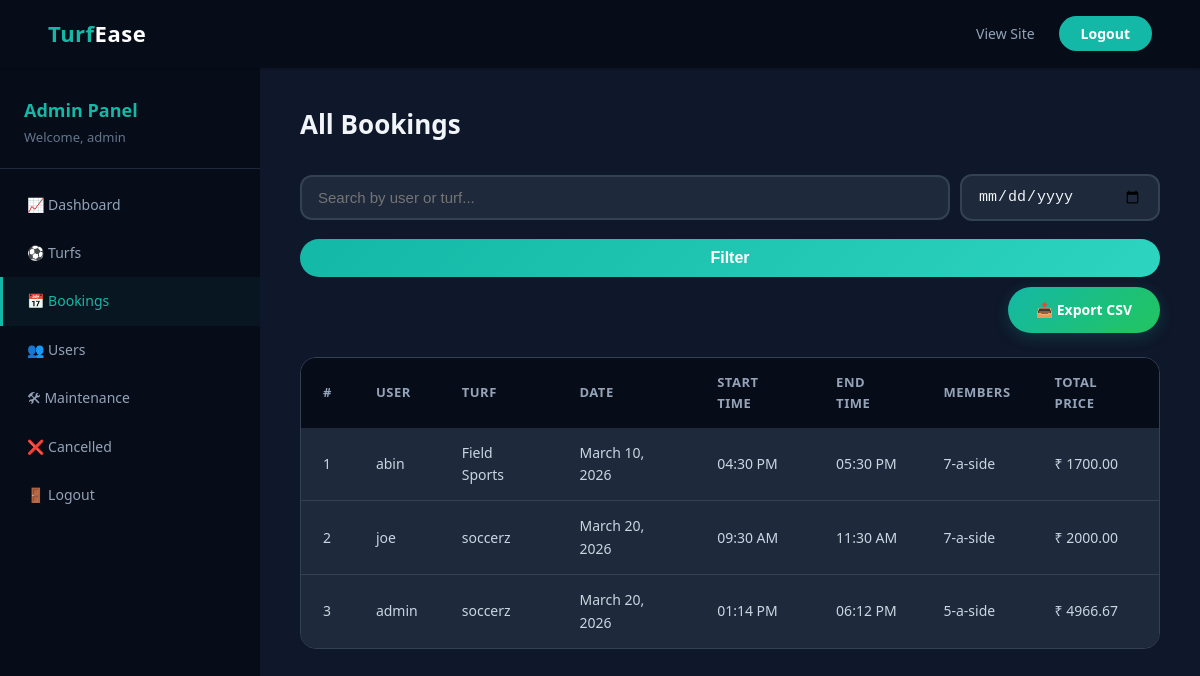
The page /admin-dashboard/bookings/ (signed in) on the database as committed earlier.
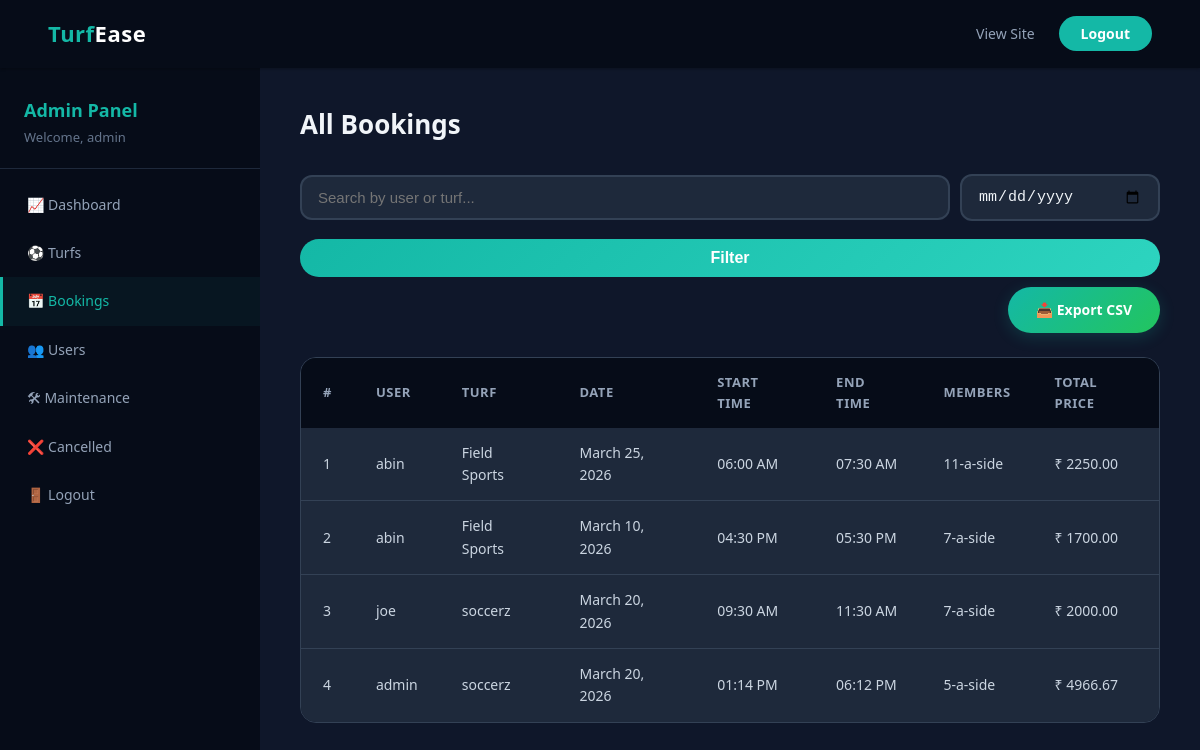
The same page on the database as committed later.
### bookings/models.py (models this page shows, shortened)
class Booking(models.Model):
    MEMBER_CHOICES = [
        (5, '5-a-side'),
        (7, '7-a-side'),
        (11, '11-a-side'),
    ]
    user = models.ForeignKey(User, on_delete=models.CASCADE, related_name='bookings')
    turf = models.ForeignKey(Turf, on_delete=models.CASCADE, related_name='bookings')
    booking_date = models.DateField()
    start_time = models.TimeField()
    end_time = models.TimeField()
    members = models.PositiveIntegerField(choices=MEMBER_CHOICES, default=5)
    total_price = models.DecimalField(max_digits=10, decimal_places=2)
    created_at = models.DateTimeField(auto_now_add=True)
    class Meta:
        ordering = ['-created_at']

### turfs/models.py (models this page shows, shortened)
class Turf(models.Model):
    name = models.CharField(max_length=200)
    location = models.CharField(max_length=300)
    description = models.TextField()
    price_per_hour = models.DecimalField(max_digits=10, decimal_places=2)
    price_5a_side = models.DecimalField(max_digits=10, decimal_places=2, default=0, help_text='Additional fixed price for 5-a-side teams')
    price_7a_side = models.DecimalField(max_digits=10, decimal_places=2, default=0, help_text='Additional fixed price for 7-a-side teams')
    price_11a_side = models.DecimalField(max_digits=10, decimal_places=2, default=0, help_text='Additional fixed price for 11-a-side teams')
    image = models.ImageField(upload_to='turf_images/', blank=True, null=True)
    created_at = models.DateTimeField(auto_now_add=True)

### dashboard/views.py (the view)
# urls.py: path('bookings/', views.dashboard_bookings, name='dashboard_bookings'),
@login_required(login_url='admin_login')
@user_passes_test(is_admin, login_url='admin_login')
def dashboard_bookings(request):
    bookings = Booking.objects.select_related('user', 'turf').all()
    search = request.GET.get('q', '')
    if search:
        from django.db.models import Q
        bookings = bookings.filter(
            Q(user__username__icontains=search) | Q(turf__name__icontains=search)
        )
    filter_date = request.GET.get('date', '')
    if filter_date:
        bookings = bookings.filter(booking_date=filter_date)
    paginator = Paginator(bookings, 15)
    page_obj = paginator.get_page(request.GET.get('page'))
    return render(request, 'dashboard/dashboard_bookings.html', {
        'page_obj': page_obj,
        'search': search,
        'filter_date': filter_date,
    })

### bookings/context_processors.py (called while the page is built)
def unread_notifications(request):
    if request.user.is_authenticated and not request.user.is_staff:
        count = Notification.objects.filter(user=request.user, is_read=False).count()
        return {'unread_notification_count': count}
    return {'unread_notification_count': 0}

### dashboard/views.py (called while the page is built)
def is_admin(user):
    return user.is_staff

### templates/dashboard/dashboard_bookings.html (shortened to what this page needs)
{% extends 'dashboard/base_dashboard.html' %}
{% block dashboard_content %}
<h1>All Bookings</h1>
<form method="get" class="search-bar" style="margin-bottom:24px;">
    <input type="text" name="q" class="form-control" placeholder="Search by user or turf..." value="{{ search }}">
    <input type="date" name="date" class="form-control" value="{{ filter_date }}" style="max-width:200px;">
    <button type="submit" class="btn-submit" style="padding:10px 22px;">Filter</button>
    <a href="{% url 'export_bookings_csv' %}?q={{ search }}&date={{ filter_date }}" class="btn-add" style="margin-bottom:0; margin-left:auto;">&#128229; Export CSV</a>
</form>
{% if page_obj %}
    <div class="table-container">
        <table>
            <thead>
                <tr>
                    <th>#</th>
                    <th>User</th>
                    <th>Turf</th>
                    <th>Date</th>
                    <th>Start Time</th>
                    <th>End Time</th>
                    <th>Members</th>
                    <th>Total Price</th>
                </tr>
            </thead>
            <tbody>
                {% for booking in page_obj %}
                    <tr>
                        <td>{{ forloop.counter }}</td>
                        <td>{{ booking.user.username }}</td>
                        <td>{{ booking.turf.name }}</td>
                        <td>{{ booking.booking_date }}</td>
                        <td>{{ booking.start_time|time:"h:i A" }}</td>
                        <td>{{ booking.end_time|time:"h:i A" }}</td>
                        <td>{{ booking.get_members_display }}</td>
                        <td>&#8377; {{ booking.total_price }}</td>
                    </tr>
                {% endfor %}
            </tbody>
        </table>
    </div>
{% endif %}
{% endblock %}

Rows that differ between the two databases and show on the page:
added Booking: user.username "abin", turf.name "Field Sports", booking_date "March 25, 2026", start_time "06:00 AM", end_time "07:30 AM", members "11-a-side", total_price "2250.00"
